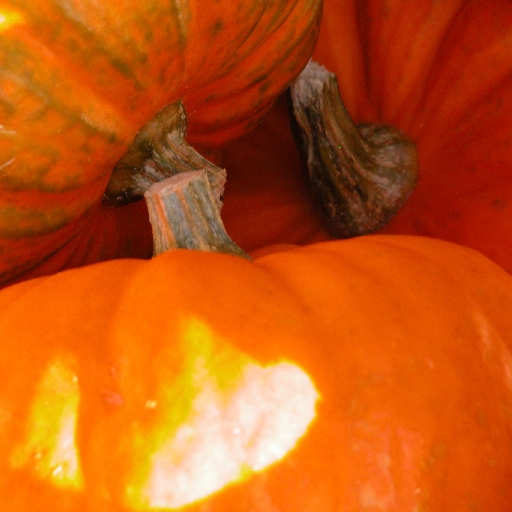
#> input picture Pumpkin512.jpg, 512 x 512 px, found by its file name
$ python ImageStatistics.py   (Python 2 division)
#> lines starting #> are read from the running program, lines starting #| are printed output that depends on the picture
#Image statistics to analyse LM and S in natural images - February 2011

from psychopy import misc
import numpy as np
import copy
import Image

range = range(512)

#Import picture and convert from RGB to DKL
pictures = ["Leaf512.jpg", "Pansy512.jpg", "Pelican512.jpg", "Pumpkin512.jpg"]

picture=np.array(Image.open("Pumpkin512.jpg").transpose(Image.FLIP_TOP_BOTTOM))/127.5-1
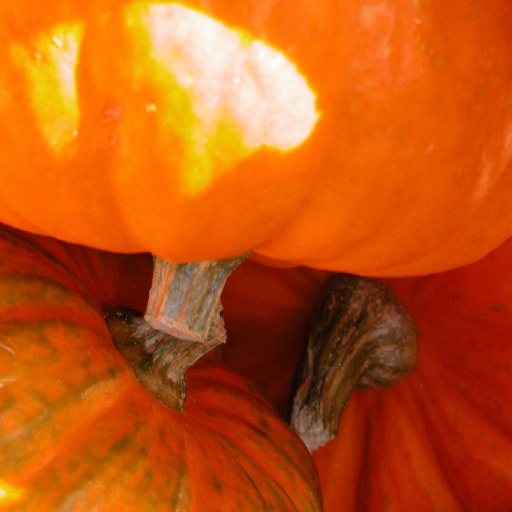
#> picture: shape (512, 512, 3) float64; mean R, G, B 0.52, -0.332, -0.861; drawn with min black and max white

#> (the run stopped early here; a loop or call above may not have finished)
